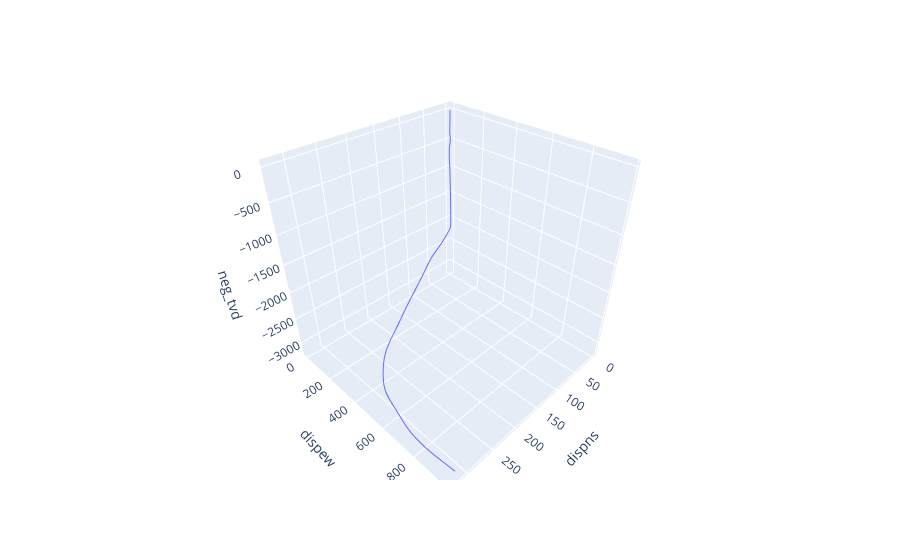

The notebook cell saved with this chart:
### Code cell
fig_14 = px.line_3d(df_all_wells[df_all_wells['Well']=='F-14'], 'dispns', 'dispew', 'neg_tvd')
fig_14.show()
